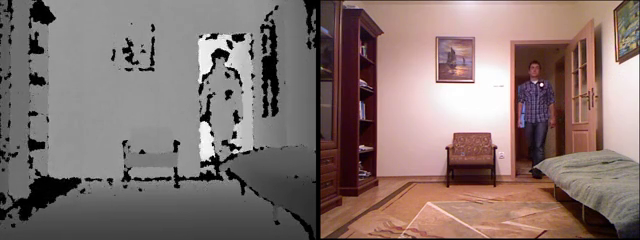
#> input picture frame 30 of adl-10-cam0.mp4, 640 x 240 px, given in place of COMP40731_video.mp4, which was not available
$ python 'Image Loading.py'
#> lines starting #> are read from the running program, lines starting #| are printed output that depends on the picture
import cv2
import os
import matplotlib.pyplot as plt

# File path for the original video
original_video_path = '/home/ntu-user/PycharmProjects/Assesment/Video /COMP40731_video.mp4'

# Directories to save frames and audio
frames_dir = 'Frames'
os.makedirs(frames_dir, exist_ok=True)

# Open the original video capture
cap_orig = cv2.VideoCapture(original_video_path)

# Check if the original video capture is successfully opened
if not cap_orig.isOpened():
    print(f"Error: Unable to open the video at path {original_video_path}")
else:
    frame_number = 1
    while True:
        # Read frame from the original video
        ret_orig, frame_orig = cap_orig.read()
#> frame_orig is the input picture: shape (240, 640, 3); mean B, G, R 111.4, 114.7, 131.8
        if not ret_orig:
            break

        # Resize the frame to the target size for easier handling
        resized_frame = cv2.resize(frame_orig, (320, 240), interpolation=cv2.INTER_LINEAR)
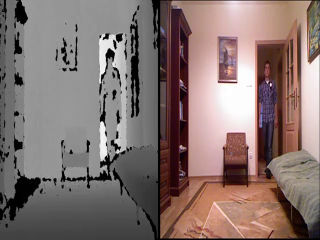
#> resized_frame: shape (240, 320, 3); mean B, G, R 111.6, 114.9, 132

        # Save the resized frame as an image using matplotlib to ensure RGB format
        frame_filename = os.path.join(frames_dir, f"frame{frame_number:04d}.jpg")
        plt.imsave(frame_filename, cv2.cvtColor(resized_frame, cv2.COLOR_BGR2RGB))

        frame_number += 1

    # Release the video capture object
    cap_orig.release()

    print(f"Frames saved to: {frames_dir}")
    print(f"Number of frames processed: {frame_number - 1}")

$ run again, starting later in the video
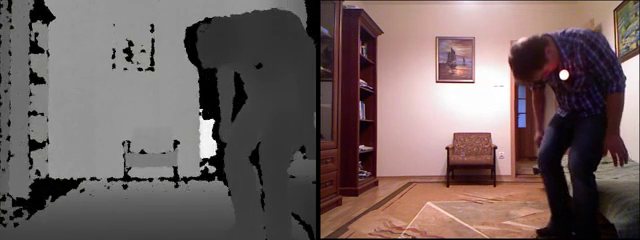
#> input picture frame 135 of adl-10-cam0.mp4, 640 x 240 px, given in place of COMP40731_video.mp4, which was not available
#> frame_orig is the input picture: shape (240, 640, 3); mean B, G, R 95.8, 97, 112.4
#> `resized_frame = cv2.resize(frame_orig, (320, 240), interpolation=cv2.I..`:
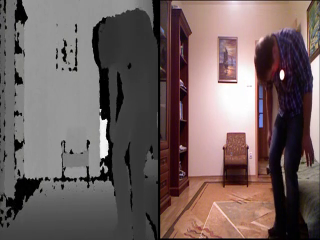
#> resized_frame: shape (240, 320, 3); mean B, G, R 96, 97.2, 112.6

$ run again, starting later in the video
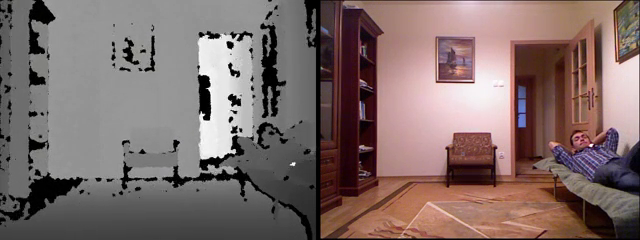
#> input picture frame 240 of adl-10-cam0.mp4, 640 x 240 px, given in place of COMP40731_video.mp4, which was not available
#> frame_orig is the input picture: shape (240, 640, 3); mean B, G, R 105.8, 108.2, 126.1
#> `resized_frame = cv2.resize(frame_orig, (320, 240), interpolation=cv2.I..`:
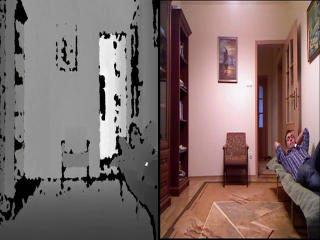
#> resized_frame: shape (240, 320, 3); mean B, G, R 106, 108.3, 126.3
